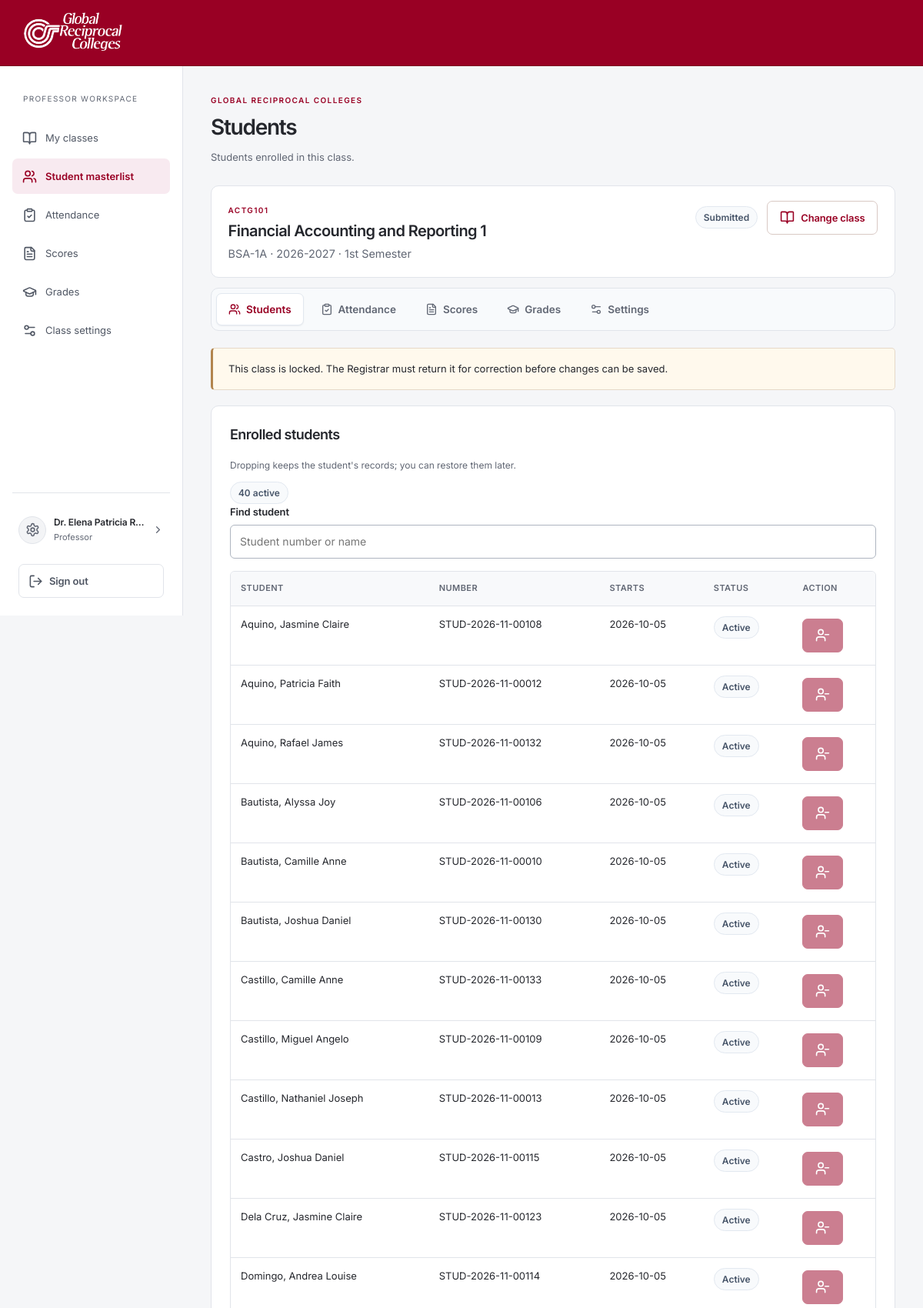
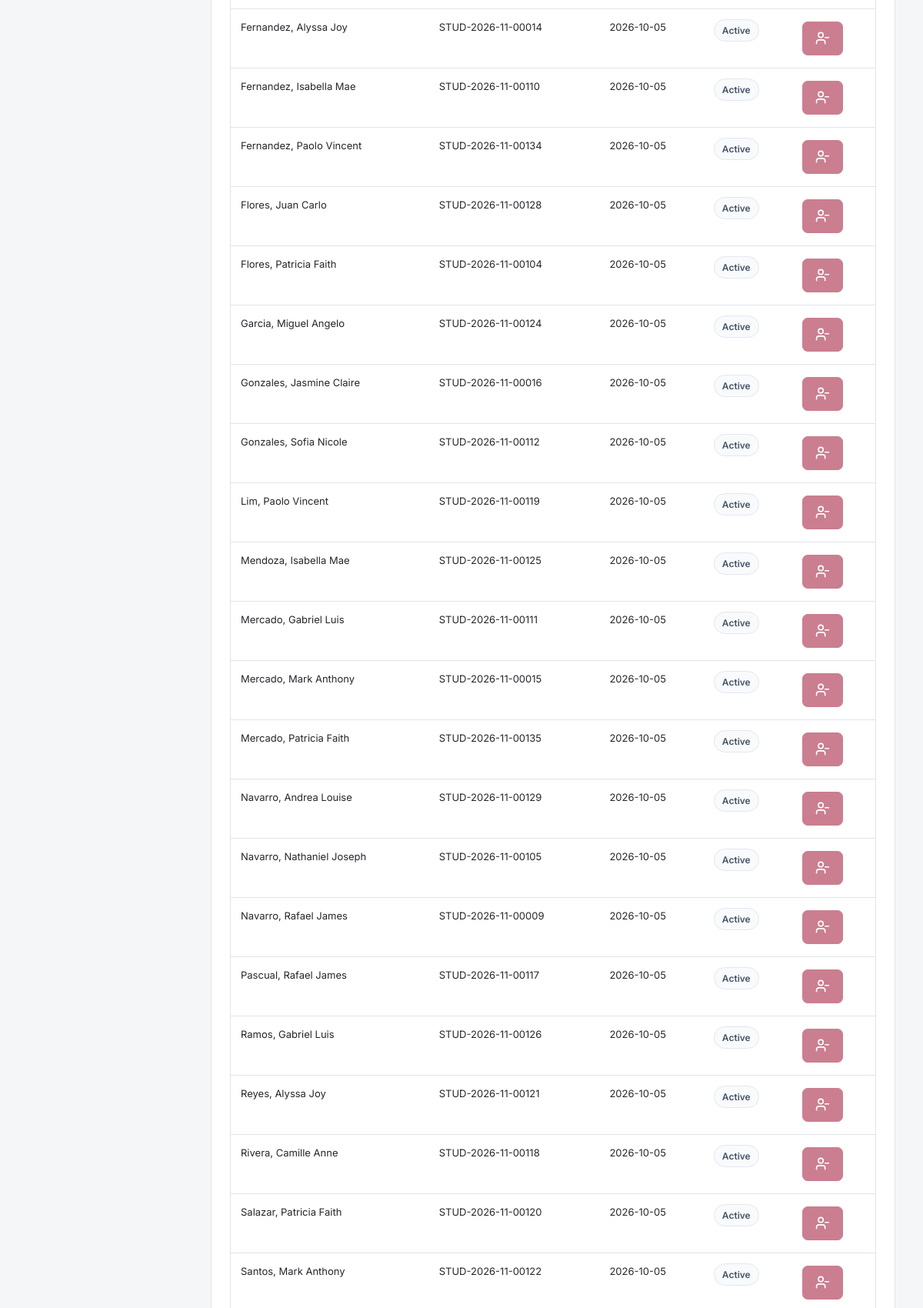
The page /professor-dashboard.php?view=roster&subject_id=2 (signed in, upper part) on the database its author committed (2 pictures, top to bottom).
### tables this page shows
CREATE TABLE IF NOT EXISTS `professors` (
  `id` INT UNSIGNED AUTO_INCREMENT PRIMARY KEY,
  `employee_id` VARCHAR(50) NOT NULL UNIQUE,
  `username` VARCHAR(50) NOT NULL UNIQUE,
  `full_name` VARCHAR(150) NOT NULL,
  `email` VARCHAR(190) NOT NULL UNIQUE,
  `password_hash` VARCHAR(255) NOT NULL,
  `department` VARCHAR(120) NOT NULL DEFAULT 'College of Computer Studies',
  `created_at` TIMESTAMP NOT NULL DEFAULT CURRENT_TIMESTAMP
);

CREATE TABLE IF NOT EXISTS `classbook_settings` (
  `subject_id` INT UNSIGNED PRIMARY KEY,
  `revision` INT UNSIGNED NOT NULL DEFAULT 1,
  `state` VARCHAR(20) NOT NULL DEFAULT 'draft',
  `archived` TINYINT NOT NULL DEFAULT 0,
  `late_points` DECIMAL(8,2) NOT NULL DEFAULT 3,
  `absent_points` DECIMAL(8,2) NOT NULL DEFAULT 0,
  `excused_mode` VARCHAR(20) NOT NULL DEFAULT 'makeup',
  `online_full_minutes` DECIMAL(10,2) NULL,
  `online_partial_minutes` DECIMAL(10,2) NULL,
  `created_at` TIMESTAMP DEFAULT CURRENT_TIMESTAMP,
  `grading_model` VARCHAR(30) NOT NULL DEFAULT 'legacy_components',
  FOREIGN KEY(`subject_id`) REFERENCES `subjects`(`id`) ON DELETE RESTRICT
);

CREATE TABLE IF NOT EXISTS `subjects` (
  `id` INT UNSIGNED AUTO_INCREMENT PRIMARY KEY,
  `professor_id` INT UNSIGNED NOT NULL,
  `subject_code` VARCHAR(50) NOT NULL,
  `subject_title` VARCHAR(150) NOT NULL,
  `section` VARCHAR(50) NOT NULL,
  `units` INT NOT NULL DEFAULT 3,
  `school_year` VARCHAR(20) NOT NULL,
  `semester` ENUM('1st Semester', '2nd Semester', 'Summer') NOT NULL DEFAULT '1st Semester',
  `created_at` TIMESTAMP NOT NULL DEFAULT CURRENT_TIMESTAMP,
  INDEX `idx_subject_professor` (`professor_id`),
  CONSTRAINT `fk_subjects_professor` FOREIGN KEY (`professor_id`)
    REFERENCES `professors` (`id`) ON DELETE CASCADE ON UPDATE CASCADE
);

CREATE TABLE IF NOT EXISTS `enrollments` (
  `id` INT UNSIGNED AUTO_INCREMENT PRIMARY KEY,
  `professor_id` INT UNSIGNED NOT NULL,
  `subject_id` INT UNSIGNED NOT NULL,
  `student_id` INT UNSIGNED NOT NULL,
  `enrolled_at` TIMESTAMP NOT NULL DEFAULT CURRENT_TIMESTAMP,
  UNIQUE KEY `uq_subject_student` (`subject_id`, `student_id`),
  INDEX `idx_enrollment_professor` (`professor_id`),
  INDEX `idx_enrollment_student` (`student_id`),
  CONSTRAINT `fk_enrollments_professor` FOREIGN KEY (`professor_id`)
    REFERENCES `professors` (`id`) ON DELETE CASCADE ON UPDATE CASCADE,
  CONSTRAINT `fk_enrollments_subject` FOREIGN KEY (`subject_id`)
    REFERENCES `subjects` (`id`) ON DELETE CASCADE ON UPDATE CASCADE,
  CONSTRAINT `fk_enrollments_student` FOREIGN KEY (`student_id`)
    REFERENCES `students` (`id`) ON DELETE CASCADE ON UPDATE CASCADE
);

CREATE TABLE IF NOT EXISTS `students` (
  `id` INT UNSIGNED AUTO_INCREMENT PRIMARY KEY,
  `student_no` VARCHAR(50) NOT NULL UNIQUE,
  `username` VARCHAR(50) NOT NULL UNIQUE,
  `first_name` VARCHAR(100) NOT NULL,
  `last_name` VARCHAR(100) NOT NULL,
  `email` VARCHAR(150) NULL,
  `course` VARCHAR(100) NOT NULL DEFAULT 'BS Information Technology',
  `year_level` VARCHAR(30) NOT NULL DEFAULT '3rd Year',
  `password_hash` VARCHAR(255) NOT NULL,
  `created_at` TIMESTAMP NOT NULL DEFAULT CURRENT_TIMESTAMP
);

### includes/functions.php (called while the page is built, shortened)
<?php
function h(mixed $value): string
{
    return htmlspecialchars((string)($value ?? ''), ENT_QUOTES | ENT_SUBSTITUTE, 'UTF-8');
}

### includes/classbook.php (called while the page is built, shortened)
<?php
function cbQuery(PDO $db, string $sql, array $args=[]): PDOStatement {
    $q=$db->prepare($sql); $q->execute($args); return $q;
}
function cbClass(PDO $db,int $id,array $actor): array {
    $q=cbQuery($db,'SELECT s.*, c.revision,c.state,c.archived,c.grading_model,c.late_points,c.absent_points,c.excused_mode,c.online_full_minutes,c.online_partial_minutes FROM subjects s JOIN classbook_settings c ON c.subject_id=s.id WHERE s.id=?',[$id]);
    $s=$q->fetch();
    return $s;
}
function cbMembers(PDO $db,int $subject,bool $active=true): array {
    return cbQuery($db,"SELECT e.id AS enrollment_id,e.student_id,s.student_no,s.first_name,s.last_name,s.email,s.course,s.year_level,i.public_id,COALESCE(m.status,'active') AS enrollment_status,COALESCE(m.starts_on,DATE(e.enrolled_at)) AS starts_on FROM enrollments e JOIN students s ON s.id=e.student_id LEFT JOIN classbook_members m ON m.enrollment_id=e.id LEFT JOIN classbook_account_meta i ON i.role='student' AND i.account_id=e.student_id WHERE e.subject_id=?".($active?" AND COALESCE(m.status,'active')='active'":'').' ORDER BY s.last_name,s.first_name',[$subject])->fetchAll();
}

### includes/auth.php (called while the page is built, shortened)
<?php
function isLoggedIn(): bool
{
    return isset($_SESSION['user']) && !empty($_SESSION['user']['id']) && !empty($_SESSION['user']['role']);
}
function getCurrentUser(): ?array
{
    return isLoggedIn() ? $_SESSION['user'] : null;
}

### professor-dashboard.php (the view, shortened to what this page needs)
<?php
require_once __DIR__.'/includes/portal.php';
require_once __DIR__.'/includes/classbook_actions.php';
require_once __DIR__.'/includes/faculty_views.php';
$db=portalDb();$u=portalUser($db,'professor');$view=(string)($_GET['view']??'classes');$id=(int)($_GET['subject_id']??0);$error='';
$classes=cbQuery($db,"SELECT s.*,c.state,c.revision,c.archived,(SELECT COUNT(*) FROM enrollments e LEFT JOIN classbook_members m ON m.enrollment_id=e.id WHERE e.subject_id=s.id AND COALESCE(m.status,'active')='active') AS student_count FROM subjects s LEFT JOIN classbook_settings c ON c.subject_id=s.id WHERE professor_id=? ORDER BY s.id DESC",[$u['id']])->fetchAll();
$pageInfo=match($view){
'attendance'=>['Attendance','Take attendance for a class meeting. Everyone starts as Present.'],
'activities'=>['Scores','Add a quiz, activity or exam and type each student\'s score.'],
'grades'=>['Grades','Check the computed grades, then submit the grade sheet to the Registrar.'],
'import'=>['Import online attendance','Upload a Meet or CSV attendance report and confirm the matches.'],
'settings'=>['Class settings','Grading criteria, attendance points and grade conversion.'],
'roster'=>['Students','Students enrolled in this class.'],
default=>['My classes','Open a class to take attendance, record scores and submit grades.']};
portalStart($pageInfo[0],$u,$view);portalHeading($pageInfo[0],$pageInfo[1]);if($error)portalNotice($error,'danger');
?><?php
$s=cbClass($db,$id,$u);$locked=$s['state']!=='draft'||$s['archived'];$disabled=$locked?'disabled':'';$criteria=cbClassCriteria($db,$id);$classGroups=cbClassGroups($db,$id);$members=cbMembers($db,$id);$options=[];foreach($criteria as $c)$options[$c['id']]=$classGroups[$c['group_key']].' · '.$c['name'];
cbFacultyClassContext($s,$view);
if($locked)portalNotice('This class is locked. The Registrar must return it for correction before changes can be saved.');
if($view==='settings'){
    cbFacultySettings($db,$s,$classes,$criteria,$classGroups,$disabled);
}elseif($view==='roster'){
    $all=cbMembers($db,$id,false);
    ?><section class="card"><div class="panel-heading"><div><h2>Enrolled students</h2><p class="muted">Dropping keeps the student's records; you can restore them later.</p></div><span class="pill"><?=count($members)?> active</span></div><?php if($all):?><label class="field">Find student<input data-search-table="#roster-table" type="search" placeholder="Student number or name"></label><div class="table-wrap" tabindex="0" role="region" aria-label="Enrolled students"><table id="roster-table"><thead><tr><th>Student</th><th>Number</th><th>Starts</th><th>Status</th><th>Action</th></tr></thead><tbody><?php foreach($all as $m):$name=$m['last_name'].', '.$m['first_name'];?><tr><td><?=h($name)?></td><td><?=h($m['student_no'])?></td><td><?=h($m['starts_on'])?></td><td><span class="pill"><?=h(ucfirst($m['enrollment_status']))?></span></td><td><form method="post" class="inline-action"><?php if($m['enrollment_status']==='active'){portalPost('drop_enrollment',$s);?><input type="hidden" name="enrollment_id" value="<?=$m['enrollment_id']?>"><button class="icon-action" <?=$disabled?> data-confirm="<?=h('Drop '.$name.' from this class? Their records are kept.')?>" aria-label="<?=h('Drop '.$name)?>" title="Drop student"><?=portalIcon('user-minus')?></button><?php }?></form></td></tr><?php endforeach;?></tbody></table></div><?php else:?><p>No students yet. Paste their student numbers below.</p><?php endif;?></section>
    <?php
}elseif($view==='activities'){
    require_once __DIR__.'/includes/faculty_records.php';cbFacultyActivityRecords($db,$s,$members,$criteria,$options);
}elseif($view==='attendance'){
    require_once __DIR__.'/includes/faculty_records.php';cbFacultyAttendanceRecords($db,$s,$members,$criteria,$options);
}elseif($view==='grades'){
    cbFacultyGrades($db,$s,$disabled);
}
portalEnd();

### includes/portal.php (shortened to what this page needs)
<?php
require_once __DIR__.'/auth.php';
require_once __DIR__.'/functions.php';
require_once __DIR__.'/classbook.php';
function portalUser(PDO $db,string $role): array {
    $u=getCurrentUser();
    $table=match($role){'professor'=>'professors','student'=>'students','admin'=>'classbook_admins',default=>throw new RuntimeException('Unknown account role.')};
    $account=cbQuery($db,'SELECT * FROM '.$table.' WHERE id=?',[$u['id']])->fetch();
    $u['full_name']=$role==='student'?$account['first_name'].' '.$account['last_name']:$account['full_name'];$u['username']=$account['username'];$u['public_id']=cbAccountPublicId($db,$role,(int)$u['id']);$_SESSION['user']=$u;$_SESSION['last_active']=time();return $u;
}
function portalRoleLabel(string $role): string {return match($role){'admin'=>'Administrator','professor'=>'Professor','student'=>'Student',default=>ucfirst($role)};}
function portalIcon(string $name): string {
    $path=__DIR__.'/../assets/icons/'.$name.'.svg';
    $svg=preg_replace('/class="[^"]*"/','class="ui-icon"',file_get_contents($path),1);
    return str_replace('<svg','<svg aria-hidden="true" focusable="false"',$svg);
}
function portalStart(string $title,?array $u=null,string $active=''): void {
    $flash=getFlash();
    ?><!doctype html><html lang="en"><head><link rel="stylesheet" href="assets/css/classbook.css?v=<?=filemtime(__DIR__.'/../assets/css/classbook.css')?>"><link rel="stylesheet" href="assets/css/filters.css?v=<?=filemtime(__DIR__.'/../assets/css/filters.css')?>"><?php if($u):?><link rel="stylesheet" href="assets/css/workspace.css?v=<?=filemtime(__DIR__.'/../assets/css/workspace.css')?>"><link rel="stylesheet" href="assets/css/profile.css?v=<?=filemtime(__DIR__.'/../assets/css/profile.css')?>"><?php endif;?></head><body class="<?=$u?'workspace-app role-'.h($u['role']).(($u['role']==='admin')?' administrator-app':''):''?>">
    <header class="portal-header"><a class="brand" href="index.php" aria-label="Global Reciprocal Colleges home"><img src="assets/grc-wordmark.png" alt="Global Reciprocal Colleges"></a></header>
    <div class="portal-layout"><?php if($u):?><nav class="portal-nav" aria-label="Workspace"><div class="workspace-links" id="workspace-links"><p><?=h($u['role']==='admin'?'ADMINISTRATION':strtoupper(portalRoleLabel($u['role'])).' WORKSPACE')?></p>
    <?php $items=match($u['role']){'professor'=>['classes'=>['professor-dashboard.php','My classes'],'roster'=>['professor-dashboard.php?view=roster','Student masterlist'],'attendance'=>['professor-dashboard.php?view=attendance','Attendance'],'activities'=>['professor-dashboard.php?view=activities','Scores'],'grades'=>['professor-dashboard.php?view=grades','Grades'],'settings'=>['professor-dashboard.php?view=settings','Class settings']], 'admin'=>['overview'=>['registrar.php','Overview'],'accounts'=>['registrar.php?view=accounts','Accounts & approval'],'classes'=>['registrar.php?view=classes','Classes & verification'],'audit'=>['registrar.php?view=audit','Activity log'],'maintenance'=>['registrar.php?view=maintenance','Backup & recovery']],default=>['grades'=>['student-dashboard.php','My grades']]};
    $icons=['overview'=>'layout-dashboard','accounts'=>'users','classes'=>'book-open','audit'=>'history','maintenance'=>'database-backup','roster'=>'users','criteria'=>'list-filter','attendance'=>'clipboard-check','activities'=>'file-text','grades'=>'graduation-cap','import'=>'download','settings'=>'settings-2','profile'=>'user-round'];
    $navActive=$active==='import'?'attendance':($active==='criteria'?'settings':$active);
    foreach($items as $key=>[$url,$label]){if($u['role']==='admin')$label=match($key){'overview'=>'Dashboard','accounts'=>'Accounts','classes'=>'Classes & grades',default=>$label};if($u['role']==='professor'&&isset($_GET['subject_id']))$url.=(str_contains($url,'?')?'&':'?').'subject_id='.(int)$_GET['subject_id'];?><a class="<?=$navActive===$key?'selected':''?>" <?=$navActive===$key?'aria-current="page"':''?> href="<?=h($url)?>"><?=portalIcon($icons[$key]??'file-text')?><span><?=h($label)?></span></a><?php }?><div class="workspace-account"><a class="account-identity account-profile-link <?=$active==='profile'?'current':''?>" href="profile.php" aria-label="<?=h(portalRoleLabel($u['role']).' account settings')?>" <?=$active==='profile'?'aria-current="page"':''?> title="Account settings"><span class="account-avatar"><?=portalIcon('settings')?></span><div><strong title="<?=h($u['full_name'])?>"><?=h($u['full_name'])?></strong><small><?=h(portalRoleLabel($u['role']))?></small></div><?=portalIcon('chevron-right')?></a><form method="post" action="logout.php"><?=csrfField()?><button class="quiet"><?=portalIcon('log-out')?>Sign out</button></form></div></div></nav><?php endif;?>
    <main id="main-content" tabindex="-1" class="portal-main <?=$u?'':'public-main'?>"><?php if($flash):?><div class="notice <?=h($flash['type'])?>" role="status"><?=h($flash['message'])?></div><?php endif;
}
function portalEnd(): void {?></main></div><script src="assets/js/classbook.js?v=<?=filemtime(__DIR__.'/../assets/js/classbook.js')?>"></script></body></html><?php }
function portalHeading(string $title,string $subtitle=''): void {?><div class="page-heading"><span class="eyebrow">GLOBAL RECIPROCAL COLLEGES</span><h1><?=h($title)?></h1><p><?=h($subtitle)?></p></div><?php }
function portalNotice(string $text,string $kind='info'): void {?><div class="notice <?=h($kind)?>" role="status"><?=h($text);?></div><?php }
?>

### includes/faculty_views.php (shortened to what this page needs)
    }?></div><?php if(!$classes):?><div class="card"><h3>No assigned classes yet</h3><p>Your administrator assigns classes to you. They will appear here as soon as they are created.</p></div><?php endif;?></section><?php
function cbFacultyClassContext(array $s,string $view):void {
    $tabs=['roster'=>['Students','users'],'attendance'=>['Attendance','clipboard-check'],'activities'=>['Scores','file-text'],'grades'=>['Grades','graduation-cap'],'settings'=>['Settings','settings-2']];
    $current=$view==='import'?'attendance':$view;
    ?><link rel="stylesheet" href="assets/css/faculty-records.css?v=<?=filemtime(__DIR__.'/../assets/css/faculty-records.css')?>">
    <div class="faculty-class-context"><div><span class="eyebrow"><?=h($s['subject_code'])?></span><h2><?=h($s['subject_title'])?></h2><p><?=h($s['section'].' · '.$s['school_year'].' · '.$s['semester'])?></p></div><div class="actions"><span class="pill"><?=h(ucfirst($s['state']))?></span><a class="button secondary" href="professor-dashboard.php"><?=portalIcon('book-open')?>Change class</a></div></div>
    <nav class="faculty-class-tabs" aria-label="Class sections"><?php foreach($tabs as $key=>[$label,$icon]):?><a href="<?=h('professor-dashboard.php?view='.$key.'&subject_id='.(int)$s['id'])?>"<?=$current===$key?' aria-current="page"':''?>><?=portalIcon($icon)?><?=h($label)?></a><?php endforeach;?></nav><?php
}

### rows shown on the page
professors: full_name "Dr. Elena Patricia R…"
classbook_settings: subject_id.subject_code "ACTG101", subject_id.subject_title "Financial Accounting and Reporting 1", subject_id.semester "BSA-1A · 2026-2027 · 1st Semester", state "Submitted"
enrollments: student.first_name "Aquino, Jasmine Claire", student.student_no "STUD-2026-11-00108", starts_on "2026-10-05", enrollment_status "Active"
enrollments: student.first_name "Aquino, Patricia Faith", student.student_no "STUD-2026-11-00012", starts_on "2026-10-05", enrollment_status "Active"
enrollments: student.first_name "Aquino, Rafael James", student.student_no "STUD-2026-11-00132", starts_on "2026-10-05", enrollment_status "Active"
enrollments: student.first_name "Bautista, Alyssa Joy", student.student_no "STUD-2026-11-00106", starts_on "2026-10-05", enrollment_status "Active"
enrollments: student.first_name "Bautista, Camille Anne", student.student_no "STUD-2026-11-00010", starts_on "2026-10-05", enrollment_status "Active"
enrollments: student.first_name "Bautista, Joshua Daniel", student.student_no "STUD-2026-11-00130", starts_on "2026-10-05", enrollment_status "Active"
enrollments: student.first_name "Castillo, Camille Anne", student.student_no "STUD-2026-11-00133", starts_on "2026-10-05", enrollment_status "Active"
enrollments: student.first_name "Castillo, Miguel Angelo", student.student_no "STUD-2026-11-00109", starts_on "2026-10-05", enrollment_status "Active"
enrollments: student.first_name "Castillo, Nathaniel Joseph", student.student_no "STUD-2026-11-00013", starts_on "2026-10-05", enrollment_status "Active"
enrollments: student.first_name "Castro, Joshua Daniel", student.student_no "STUD-2026-11-00115", starts_on "2026-10-05", enrollment_status "Active"
enrollments: student.first_name "Dela Cruz, Jasmine Claire", student.student_no "STUD-2026-11-00123", starts_on "2026-10-05", enrollment_status "Active"
enrollments: student.first_name "Domingo, Andrea Louise", student.student_no "STUD-2026-11-00114", starts_on "2026-10-05", enrollment_status "Active"
enrollments: student.first_name "Fernandez, Alyssa Joy", student.student_no "STUD-2026-11-00014", starts_on "2026-10-05", enrollment_status "Active"
enrollments: student.first_name "Fernandez, Isabella Mae", student.student_no "STUD-2026-11-00110", starts_on "2026-10-05", enrollment_status "Active"
enrollments: student.first_name "Fernandez, Paolo Vincent", student.student_no "STUD-2026-11-00134", starts_on "2026-10-05", enrollment_status "Active"
enrollments: student.first_name "Flores, Juan Carlo", student.student_no "STUD-2026-11-00128", starts_on "2026-10-05", enrollment_status "Active"
enrollments: student.first_name "Flores, Patricia Faith", student.student_no "STUD-2026-11-00104", starts_on "2026-10-05", enrollment_status "Active"
enrollments: student.first_name "Garcia, Miguel Angelo", student.student_no "STUD-2026-11-00124", starts_on "2026-10-05", enrollment_status "Active"
enrollments: student.first_name "Gonzales, Jasmine Claire", student.student_no "STUD-2026-11-00016", starts_on "2026-10-05", enrollment_status "Active"
enrollments: student.first_name "Gonzales, Sofia Nicole", student.student_no "STUD-2026-11-00112", starts_on "2026-10-05", enrollment_status "Active"
enrollments: student.first_name "Lim, Paolo Vincent", student.student_no "STUD-2026-11-00119", starts_on "2026-10-05", enrollment_status "Active"
enrollments: student.first_name "Mendoza, Isabella Mae", student.student_no "STUD-2026-11-00125", starts_on "2026-10-05", enrollment_status "Active"
enrollments: student.first_name "Mercado, Gabriel Luis", student.student_no "STUD-2026-11-00111", starts_on "2026-10-05", enrollment_status "Active"
enrollments: student.first_name "Mercado, Mark Anthony", student.student_no "STUD-2026-11-00015", starts_on "2026-10-05", enrollment_status "Active"
enrollments: student.first_name "Mercado, Patricia Faith", student.student_no "STUD-2026-11-00135", starts_on "2026-10-05", enrollment_status "Active"
enrollments: student.first_name "Navarro, Andrea Louise", student.student_no "STUD-2026-11-00129", starts_on "2026-10-05", enrollment_status "Active"
enrollments: student.first_name "Navarro, Nathaniel Joseph", student.student_no "STUD-2026-11-00105", starts_on "2026-10-05", enrollment_status "Active"
enrollments: student.first_name "Navarro, Rafael James", student.student_no "STUD-2026-11-00009", starts_on "2026-10-05", enrollment_status "Active"
enrollments: student.first_name "Pascual, Rafael James", student.student_no "STUD-2026-11-00117", starts_on "2026-10-05", enrollment_status "Active"
enrollments: student.first_name "Ramos, Gabriel Luis", student.student_no "STUD-2026-11-00126", starts_on "2026-10-05", enrollment_status "Active"
enrollments: student.first_name "Reyes, Alyssa Joy", student.student_no "STUD-2026-11-00121", starts_on "2026-10-05", enrollment_status "Active"
enrollments: student.first_name "Rivera, Camille Anne", student.student_no "STUD-2026-11-00118", starts_on "2026-10-05", enrollment_status "Active"
enrollments: student.first_name "Salazar, Patricia Faith", student.student_no "STUD-2026-11-00120", starts_on "2026-10-05", enrollment_status "Active"
enrollments: student.first_name "Santos, Mark Anthony", student.student_no "STUD-2026-11-00122", starts_on "2026-10-05", enrollment_status "Active"

### other values the page prints
$label "My classes"
$label "Student masterlist"
$label "Attendance"
$label "Scores"
$label "Grades"
$label "Class settings"
portalRoleLabel($u['role']) "Professor"
$title "Students"
$subtitle "Students enrolled in this class."
$label "Students"
$label "Settings"
$text "This class is locked. The Registrar must return it for correction before changes can be saved."
count($members) "40"
